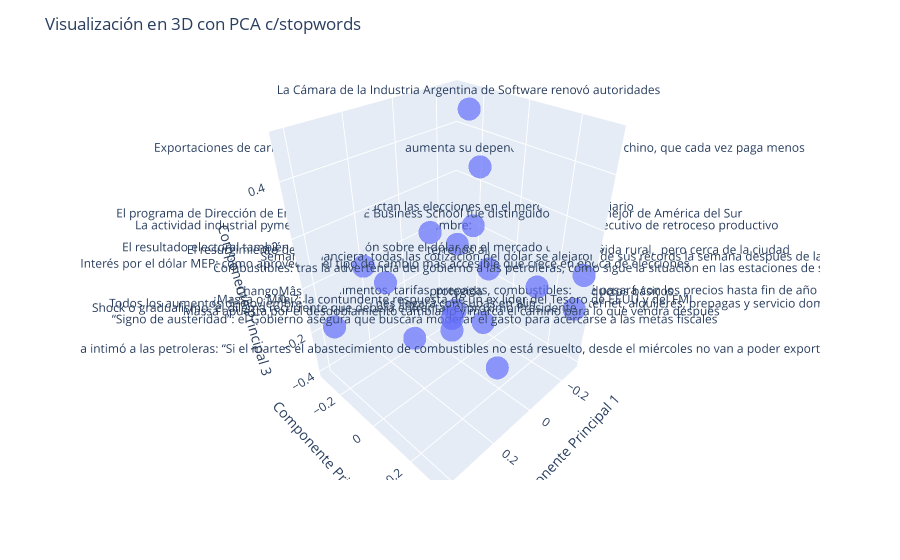

Here is the notebook cell this chart was saved with:
### Code cell
pca_3d(title_no_filtrado, "Visualización en 3D con PCA c/stopwords")

### Figure 1 — Plotly figure (JSON) as saved in the notebook; plotly's stock layout.template omitted (floating-point values rounded to 4 significant figures)
{"data": [{"hovertemplate": "x=%{x}<br>y=%{y}<br>z=%{z}<br>word=%{text}<extra></extra>", "legendgroup": "", "marker": {"color": "#636efa", "opacity": 0.7, "symbol": "circle"}, "mode": "markers+text", "name": "", "scene": "scene", "showlegend": false, "text": ["El resultado electoral también alivió la presión sobre el dólar en el mercado de futuros", "Semana financiera: todas las cotización del dólar se alejaron de sus récords la semana después de la primera vuelta", "“Signo de austeridad”: el Gobierno asegura que buscará moderar el gasto para acercarse a las metas fiscales", "Shock o gradualismo: el dilema recurrente que deberá enfrentar el próximo Presidente", "Interés por el dólar MEP: cómo aprovechar el tipo de cambio más accesible que crece en época de elecciones", "Todos los aumentos de noviembre: el próximo mes llegará con subas en alimentos, internet, alquileres, prepagas y servicio doméstico", "¿Massa o Milei?: la contundente respuesta de un ex líder del Tesoro de EEUU y del FMI", "El resurgimiento de los Clubes de Chacras: terrenos amplios, privacidad y vida rural,  pero cerca de la ciudad", "Exportaciones de carne vacuna: la Argentina aumenta su dependencia del mercado chino, que cada vez paga menos", "Alimentos, tarifas, prepagas, combustibles: qué pasará con los precios hasta fin de año", "Massa apuesta por el desdoblamiento cambiario y marca el camino para lo que vendrá después", "La actividad industrial pyme cayó 6,4% anual en septiembre: fue el cuarto mes consecutivo de retroceso productivo", "Massa intimó a las petroleras: “Si el martes el abastecimiento de combustibles no está resuelto, desde el miércoles no van a poder exportar un solo barco más”", "Combustibles: tras la advertencia del gobierno a las petroleras, cómo sigue la situación en las estaciones de servicio", "ChangoMâs presentó una canasta protegida de más de 100 productos básicos", "El programa de Dirección de Empresas de IAE Business School fue distinguido como el mejor de América del Sur", "La Cámara de la Industria Argentina de Software renovó autoridades", "Cómo impactan las elecciones en el mercado inmobiliario"], "type": "scatter3d", "x": [0.2036, -0.2586, 0.295, 0.423, 0.2299, -0.1246, 0.2951, -0.2776, -0.1994, -0.2831, 0.212, -0.224, 0.1814, -0.03364, -0.1872, 0.02013, -0.1623, -0.1094], "y": [-0.3126, 0.3253, 0.07035, -0.197, -0.1491, -0.001326, 0.2381, -0.1149, -0.1147, 0.299, 0.1553, -0.247, 0.3217, 0.2892, -0.221, -0.1453, -0.1385, -0.05739], "z": [-0.0121, 0.03586, -0.05899, -0.09822, 0.01278, -0.2956, 0.1262, -0.1648, 0.3161, -0.1437, -0.02335, -0.07851, -0.09127, 0.08758, -0.3981, 0.126, 0.5237, 0.1365]}], "layout": {"legend": {"tracegroupgap": 0}, "margin": {"t": 60}, "scene": {"domain": {"x": [0, 1], "y": [0, 1]}, "xaxis": {"title": {"text": "Componente Principal 1"}}, "yaxis": {"title": {"text": "Componente Principal 2"}}, "zaxis": {"title": {"text": "Componente Principal 3"}}}, "title": {"text": "Visualización en 3D con PCA c/stopwords"}}}
